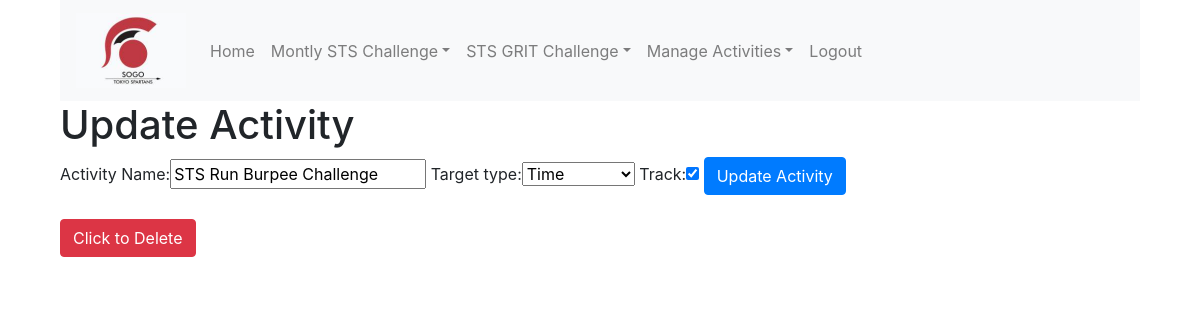
The app's page /sogo_app/update_activity/2/ (signed in), older data.
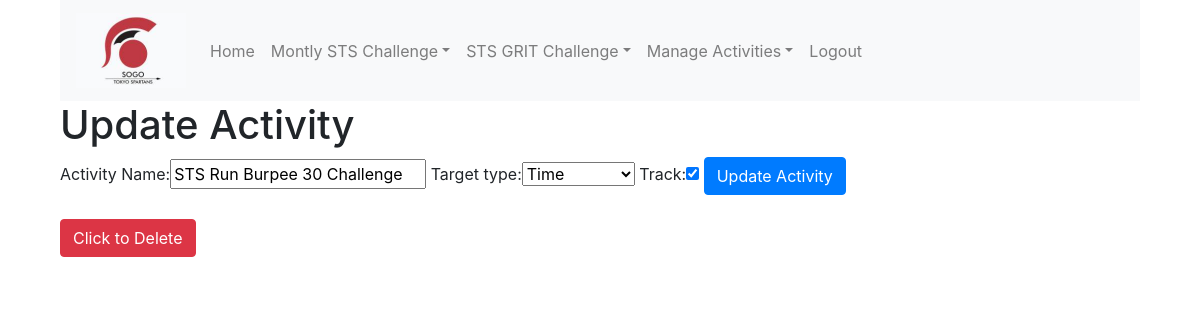
The same page, newer data.
### sogo_app/models.py (models this page shows, shortened)
class Activities(models.Model):
    TARGET_TYPES = (('T', 'Time'),
                    ('R', 'Sets & Reps'))
    name = models.CharField(max_length=100, unique=True)
    target_type = models.CharField(max_length=1, choices=TARGET_TYPES)
    track = models.BooleanField()

### sogo_app/views.py (the view)
# urls.py: url(r'^update_activity/(?P<pk>\d+)/$', views.UpdateActivityView.as_view(),name='update_activity'),
class UpdateActivityView(LoginRequiredMixin, UpdateView):
    login_url = '/sogo_app/login'
    form_class = forms.CreateActivityForm
    success_url=reverse_lazy('sogo_app:activity_list')
    model = Activities

### sogo_app/forms.py
class CreateActivityForm(ModelForm):
    class Meta:
        model = Activities
        fields = '__all__'
    def __init__(self, *args, **kwargs):
        super().__init__(*args, **kwargs)
        self.fields['name'].label = "Activity Name"

### sogo_app/templates/sogo_app/activities_form.html (shortened to what this page needs)
{%extends "base.html"%}
{%load staticfiles%}
{%load bootstrap%}
{%block body_block%}
{%if user.is_superuser%}
{%if not form.instance.pk%}
<h1>Create a New Activity to Track!</h1>
{%else%}
<h1>Update Activity</h1>
{%endif%}
<form method="post">
    {{form|bootstrap}}
  {%if not form.instance.pk%}
    <button type="submit" class="btn btn-primary">Create Activity</button>
  {%else%}
    <button type="submit" class="btn btn-primary">Update Activity</button>
  {%endif%}
</form>
<br>
{%if form.instance.pk%}
  <a href="{% url 'sogo_app:delete_activity' pk=form.instance.pk %}"> <button class="btn btn-danger">Click to Delete</button></a>
{%endif%}
{%else%}
<h3>Sorry, you are not authorized to use this page.  If youy are a captian, please log in.</h3>
{%endif%}
{%endblock%}

Row changes from the older to the newer data that the page shows:
changed Activities "Time": name "STS Run Burpee Challenge" → "STS Run Burpee 30 Challenge"
